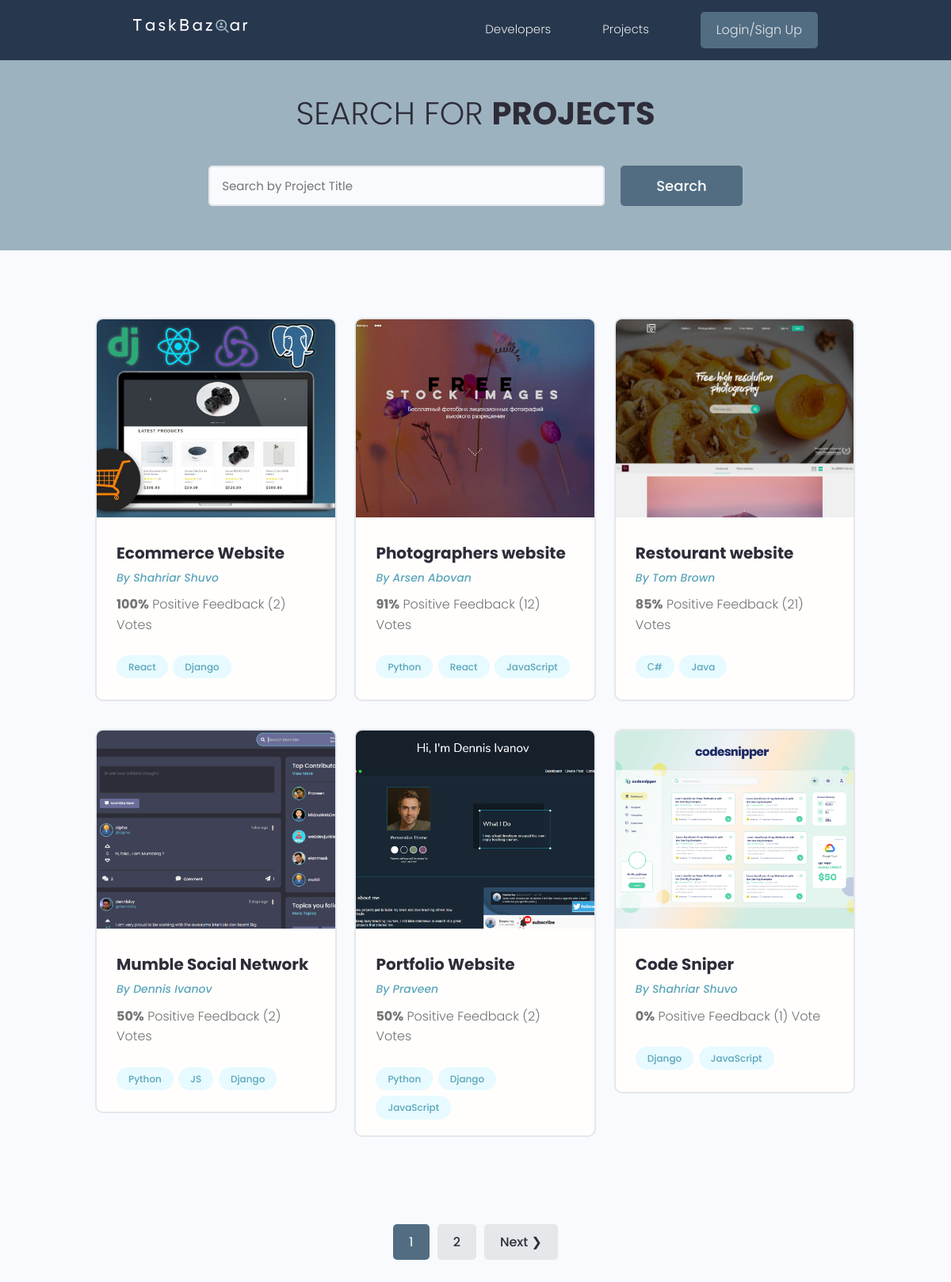
/projects/, run on the app's committed database.
### projects/models.py (models this page shows, shortened)
class Project(models.Model):
    owner = models.ForeignKey(
        Profile, null=True, blank=True, on_delete=models.CASCADE)
    title = models.CharField(max_length=200)
    description = models.TextField(null=True, blank=True)
    featured_image = models.ImageField(
        null=True, blank=True, default="default.jpg")
    demo_link = models.CharField(max_length=2000, null=True, blank=True)
    source_link = models.CharField(max_length=2000, null=True, blank=True)
    tags = models.ManyToManyField('Tag', blank=True)
    vote_total = models.IntegerField(default=0, null=True, blank=True)
    vote_ratio = models.IntegerField(default=0, null=True, blank=True)
    created = models.DateTimeField(auto_now_add=True)
    id = models.UUIDField(default=uuid.uuid4, unique=True,
                          primary_key=True, editable=False)
    class Meta:
        ordering = ['-vote_ratio', '-vote_total', 'title']
    @property
    def imageURL(self):
        try:
            url = self.featured_image.url
        except:
            url = ''
        return url

class Tag(models.Model):
    name = models.CharField(max_length=200)
    created = models.DateTimeField(auto_now_add=True)
    id = models.UUIDField(default=uuid.uuid4, unique=True,
                          primary_key=True, editable=False)
    def __str__(self):
        return self.name

### users/models.py (models this page shows, shortened)
class Profile(models.Model):
    user = models.OneToOneField(
        User, on_delete=models.CASCADE, null=True, blank=True)
    name = models.CharField(max_length=200, blank=True, null=True)
    email = models.EmailField(max_length=500, blank=True, null=True)
    username = models.CharField(max_length=200, blank=True, null=True)
    location = models.CharField(max_length=200, blank=True, null=True)
    short_intro = models.CharField(max_length=200, blank=True, null=True)
    bio = models.TextField(blank=True, null=True)
    profile_image = models.ImageField(
        null=True, blank=True, upload_to='profiles/', default="profiles/user-default.png")
    social_github = models.CharField(max_length=200, blank=True, null=True)
    social_twitter = models.CharField(max_length=200, blank=True, null=True)
    social_linkedin = models.CharField(max_length=200, blank=True, null=True)
    social_youtube = models.CharField(max_length=200, blank=True, null=True)
    social_website = models.CharField(max_length=200, blank=True, null=True)
    created = models.DateTimeField(auto_now_add=True)
    id = models.UUIDField(default=uuid.uuid4, unique=True,
                          primary_key=True, editable=False)
    class Meta:
        ordering = ['created']

### projects/views.py (the view)
# urls.py: path('projects/', views.getProjects),
def projects(request):
    projects, search_query = searchProjects(request)
    custom_range, projects = paginateProjects(request, projects, 6)
    context = {'projects': projects,
               'search_query': search_query, 'custom_range': custom_range}
    return render(request, 'projects/projects.html', context)

### projects/utils.py (called while the page is built)
def paginateProjects(request, projects, results):
    page = request.GET.get('page')
    paginator = Paginator(projects, results)
    try:
        projects = paginator.page(page)
    except PageNotAnInteger:
        page = 1
        projects = paginator.page(page)
    except EmptyPage:
        page = paginator.num_pages
        projects = paginator.page(page)
    leftIndex = (int(page) - 4)
    if leftIndex < 1:
        leftIndex = 1
    rightIndex = (int(page) + 5)
    if rightIndex > paginator.num_pages:
        rightIndex = paginator.num_pages + 1
    custom_range = range(leftIndex, rightIndex)
    return custom_range, projects

def searchProjects(request):
    search_query = ''
    if request.GET.get('search_query'):
        search_query = request.GET.get('search_query')
    tags = Tag.objects.filter(name__icontains=search_query)
    projects = Project.objects.distinct().filter(
        Q(title__icontains=search_query) |
        Q(description__icontains=search_query) |
        Q(owner__name__icontains=search_query) |
        Q(tags__in=tags)
    )
    return projects, search_query

### projects/templates/projects/projects.html (shortened to what this page needs)
{% extends 'main.html' %}
{% block content %}
<main class="projects">
    <section class="hero-section text-center">
        <div class="container container--narrow">
            <div class="hero-section__box">
                <h2>Search for <span>Projects</span></h2>
            </div>
            <div class="hero-section__search">
                <form id='searchForm' class="form" action="{% url 'projects' %}" method="get">
                    <div class="form__field">
                        <input class="input input--text" id="formInput#search" type="text" name="search_query"
                            placeholder="Search by Project Title" value="{{search_query}}" />
                    </div>
                    <input class="btn btn--sub btn--lg" type="submit" value="Search" />
                </form>
            </div>
        </div>
    </section>
    <section class="projectsList">
        <div class="container">
            <div class="grid grid--three">
                {% for project in projects %}
                <div class="column">
                    <div class="card project">
                        <a href="{% url 'project' project.id %}" class="project">
                            <img class="project__thumbnail" src="{{project.imageURL}}" alt="project thumbnail" />
                            <div class="card__body">
                                <h3 class="project__title">{{project.title}}</h3>
                                <p><a class="project__author" href="{% url 'user-profile' project.owner.id %}">By
                                        {{project.owner.name}}</a>
                                </p>
                                <p class="project--rating">
                                    <span style="font-weight: bold;">{{project.vote_ratio}}%</span> Positive
                                    Feedback ({{project.vote_total}}) Vote{{project.vote_total|pluralize:"s"}}
                                </p>
                                <div class="project__tags">
                                    {% for tag in project.tags.all %}
                                    <span class="tag tag--pill tag--main">
                                        <small>{{tag}}</small>
                                    </span>
                                    {% endfor %}
                                </div>
                            </div>
                        </a>
                    </div>
                </div>
                {% endfor %}
            </div>
        </div>
    </section>
    {% include 'pagination.html' with queryset=projects custom_range=custom_range %}
</main>
{% endblock %}

### templates/main.html (shortened to what this page needs)
<!DOCTYPE html>
{% load static %}
<html>
<head>
    <link rel="stylesheet" href="https://cdn.iconmonstr.com/1.3.0/css/iconmonstr-iconic-font.min.css" />
    <link rel="stylesheet" href="{% static 'uikit/styles/uikit.css' %}" />
    <link rel="stylesheet" href="{% static 'styles/app.css' %}" />
</head>
<body>
    {% include 'navbar.html' %}
    {% block content %}
    {% endblock content %}
</body>
</html>

### templates/navbar.html (shortened to what this page needs)
{% load static %}
<header class="header">
    <div class="container container--narrow">
        <a href="{% url 'profiles' %}" class="header__logo">
            <img src="{% static 'images/logo.svg' %} " alt="DevSearch Logo" />
        </a>
        <nav class="header__nav">
            <ul class="header__menu">
                <li class="header__menuItem"><a href="{% url 'profiles' %}">Developers</a></li>
                <li class="header__menuItem"><a href="{% url 'projects' %}">Projects</a></li>
                {% if request.user.is_authenticated %}
                <li class="header__menuItem"><a href="{% url 'inbox' %}">Inbox</a></li>
                <li class="header__menuItem"><a href="{% url 'account' %}">Account</a></li>
                <li class="header__menuItem"><a href="{% url 'logout' %}" class="btn btn--sub">Logout</a></li>
                {% else %}
                <li class="header__menuItem"><a href="{% url 'login' %}" class="btn btn--sub">Login/Sign Up</a></li>
                {% endif %}
            </ul>
        </nav>
    </div>
</header>

### templates/pagination.html (shortened to what this page needs)
{% if queryset.has_other_pages %}
<div class="pagination">
    <ul class="container">
        {% for page in custom_range %}
        {% if page == queryset.number%}
        <li><a href="?page={{page}}" class="btn page-link btn--sub" data-page="{{page}}">{{page}}</a></li>
        {% else %}
        <li><a href="?page={{page}}" class="btn page-link" data-page="{{page}}">{{page}}</a></li>
        {% endif %}
        {% endfor %}
        {% if queryset.has_next %}
        <li><a href="?page={{queryset.next_page_number}}" class="btn page-link"
                data-page="{{queryset.next_page_number}}">Next &#10095;</a></li>
        {% endif %}
    </ul>
</div>
{% endif %}

### static/styles/app.css (style rules this page uses)
:root { --color-sub: #2d2d39; }
.btn--sub { background-color: #526D82; }
.card { border: 2px solid var(--color-light); }
img { width: 100%; }
.header { position: sticky; z-index: 111; background-color: #27374D; padding: 1.5rem 0; }
.header > .container { display: flex; justify-content: space-between; align-items: center; }
.header__logo > img { height: 2.1rem; }
.header__nav > ul { display: inline-flex; align-items: center; list-style: none; gap: 6.5rem; }
.header__menuItem > a { color: var(--color-light); font-weight: 300; }
.hero-section { height: 40vh; display: flex; align-items: center; background-color: #9DB2BF; }
.hero-section__box { margin-bottom: 4rem; }
.hero-section__box > h2, .hero-section__box > h2 > span { font-size: 4rem; color: var(--color-light); line-height: 1.3; text-transform: uppercase; }
.hero-section__box > h2 { font-weight: 300; }
.hero-section__box > h2 > span { font-weight: 700; }
.hero-section__search > .form { display: flex; align-items: center; justify-content: center; gap: 2rem; }
.hero-section__search > .form input.input--text { width: 50rem; }
.pagination { margin-top: 8rem; margin-bottom: 10rem; }
.pagination > ul { flex-wrap: wrap; list-style: none; display: flex; align-items: center; justify-content: center; gap: 1rem; }
.pagination .btn { color: var(--color-sub); }
.pagination .btn.btn--sub { color: var(--color-light); }
.project__author { font-size: 1.4rem; font-style: italic; }
.project--rating { margin-bottom: 1.6em; margin-top: .5em; }
.projects > .hero-section { background: #9DB2BF; height: 30vh; }
.projects .hero-section__box { margin-bottom: 2.5rem; }
.projects .hero-section__box > h2 { color: var(--color-sub); }
.projects .hero-section__box > h2 > span { font-weight: 700; color: var(--color-sub); }
.projectsList { margin-top: 8rem; }
.project__thumbnail { height: 25rem; object-fit: cover; object-position: top center; }
.project__title { font-size: 2rem; font-weight: 700; color: var(--color-sub); }

### static/uikit/styles/modules/_variables.css (style rules this page uses)
:root { --color-main: #5aa5b9; --color-main-light: #e6faff; --color-sub: #3f4156; --color-sub-light: #51546e; --color-sub-lighter: #ededfd; --color-text: #737373; --color-gray: #8b8b8b; --color-light: #e5e7eb; --color-light-gray: #767676; --color-bg: #f8fafd; --color-white: #fffefd; --color-white-light: #f3f3f3; --color-success: #359e64; --color-success-bg: #def8e8; --color-error: #fc4b0b; --color-error-bg: #fff2ee; --font-base: 'Poppins', arial, helvetica, 'Segoe UI', roboto, ubuntu, sans-serif; --font-monospace: 'Fira Code', 'Courier New', courier, monospace; --font-regular: 300; --font-medium: 500; --font-bold: 700; --generic-shadow: 1px 1px 5px #00000010; --generic-transition: all 0.3s ease-in-out; }

### static/uikit/styles/modules/_base.css (style rules this page uses)
* { margin: 0; padding: 0; box-sizing: border-box; text-rendering: optimizeLegibility; color: inherit; font-size: inherit; }
html { font-size: 50%; }
@media only screen and (min-width: 480px) { html { font-size: 56.25%; } }
@media only screen and (min-width: 1200px) { html { font-size: 62.5%; } }
body { line-height: 1.6; font-weight: 400; font-size: 1.5rem; color: var(--color-text); background-color: var(--color-bg); min-height: 100vh; }

### static/uikit/styles/modules/_typography.css (style rules this page uses)
* { font-family: var(--font-base); }
h2 { font-size: 3.6rem; font-weight: var(--font-bold); }
h3 { font-size: 3.2rem; font-weight: var(--font-medium); }
p, span, strong { font-size: 1.6rem; color: var(--color-text); font-weight: var(--font-regular); }
a { padding-bottom: 2px; text-decoration: none; display: inline-block; color: var(--color-main); font-weight: var(--font-medium); }

### static/uikit/styles/modules/_utilities.css (style rules this page uses)
.container { width: 92%; max-width: 165rem; margin: 0 auto; box-sizing: border-box; }
.container--narrow { width: 92%; max-width: 120rem; }
@media screen and (min-width: 1000px) { .container { width: 90%; } }
@media screen and (min-width: 1000px) { .container--narrow { width: 85%; } }
@media screen and (min-width: 1200px) { .container { width: 80%; } }
@media screen and (min-width: 1200px) { .container--narrow { width: 72%; } }
.text-center { text-align: center; }

### static/uikit/styles/modules/_card.css (style rules this page uses)
.card { border-radius: 1rem; background-color: var(--color-white); border: 1.5px solid var(--color-light); width: auto; height: auto; margin-top: 0.5rem; margin-bottom: 0.5rem; overflow: hidden; }
.card__body, .card__header { padding: 2rem 2.5rem; }

### data on the page
Project: imageURL (picture), title "Ecommerce Website", owner.name "Shahriar Shuvo", vote_ratio "100", vote_total "2"
Tag: name "React"
Tag: name "Django"
Project: imageURL (picture), title "Photographers website", owner.name "Arsen Abovan", vote_ratio "91", vote_total "12"
Tag: name "Python"
Tag: name "JavaScript"
Project: imageURL (picture), title "Restourant website", owner.name "Tom Brown", vote_ratio "85", vote_total "21"
Tag: name "С#"
Tag: name "Java"
Project: imageURL (picture), title "Mumble Social Network", owner.name "Dennis Ivanov", vote_ratio "50", vote_total "2"
Tag: name "JS"
Project: imageURL (picture), title "Portfolio Website", owner.name "Praveen", vote_ratio "50", vote_total "2"
Project: imageURL (picture), title "Code Sniper", owner.name "Shahriar Shuvo", vote_ratio "0", vote_total "1"

### other printed values
{{ page }} "1"
{{ page }} "2"
